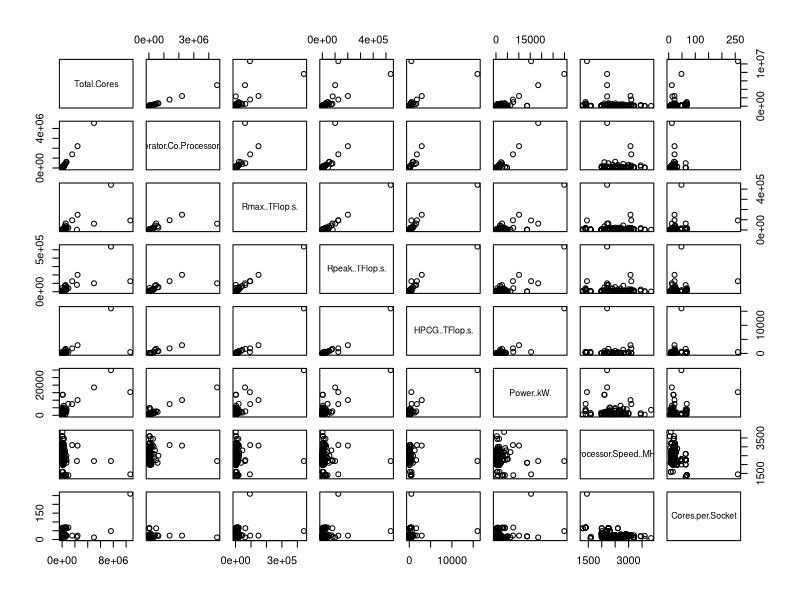
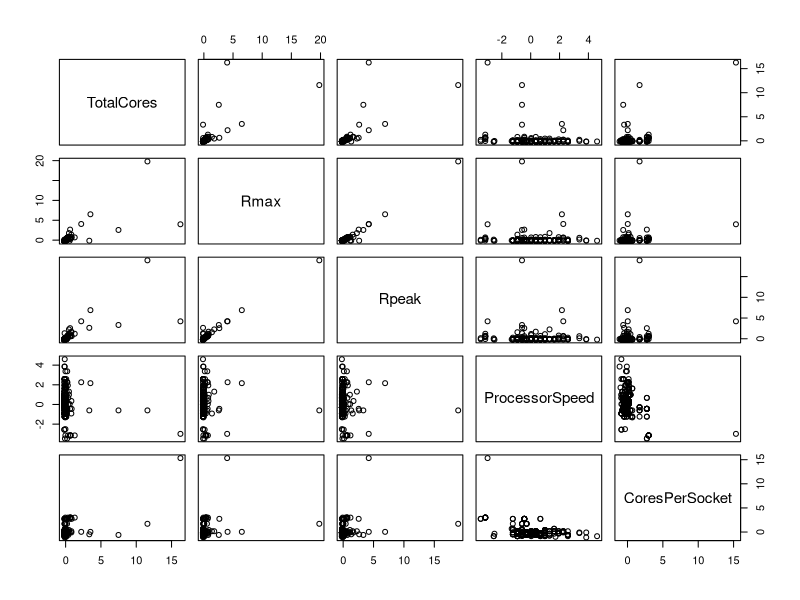
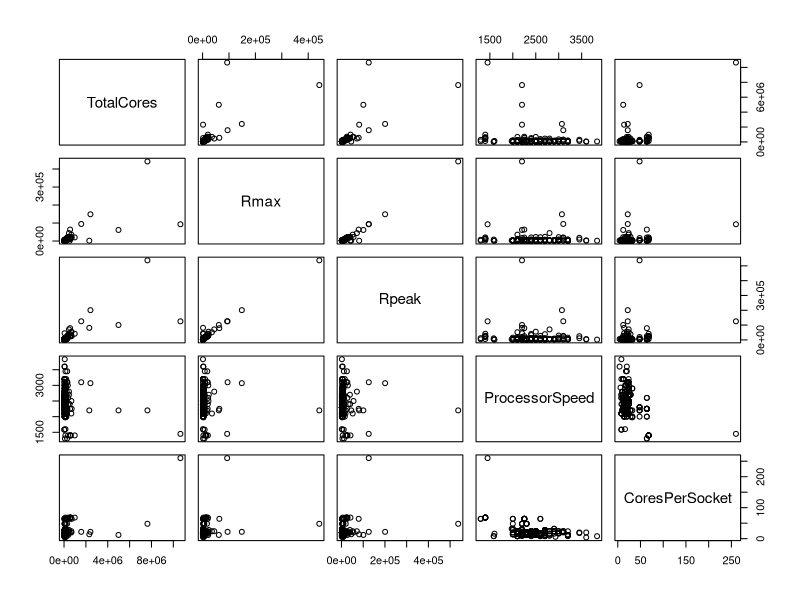
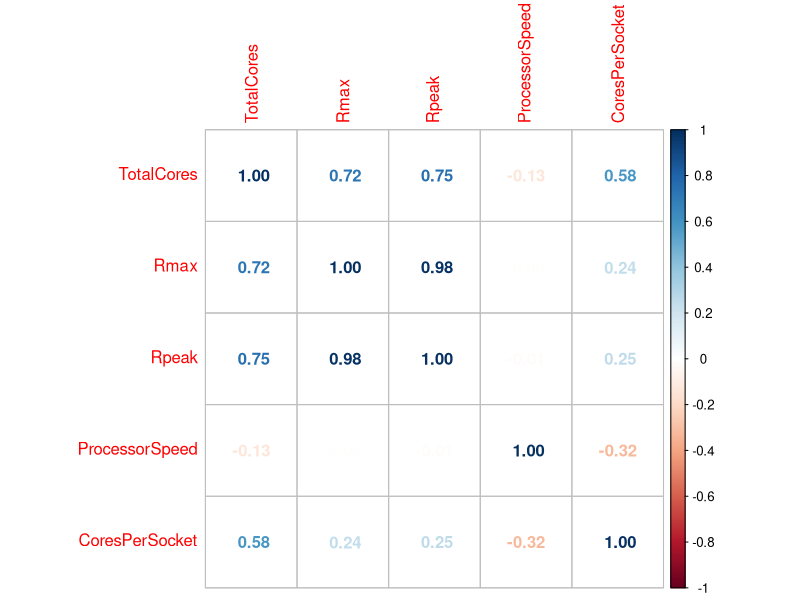
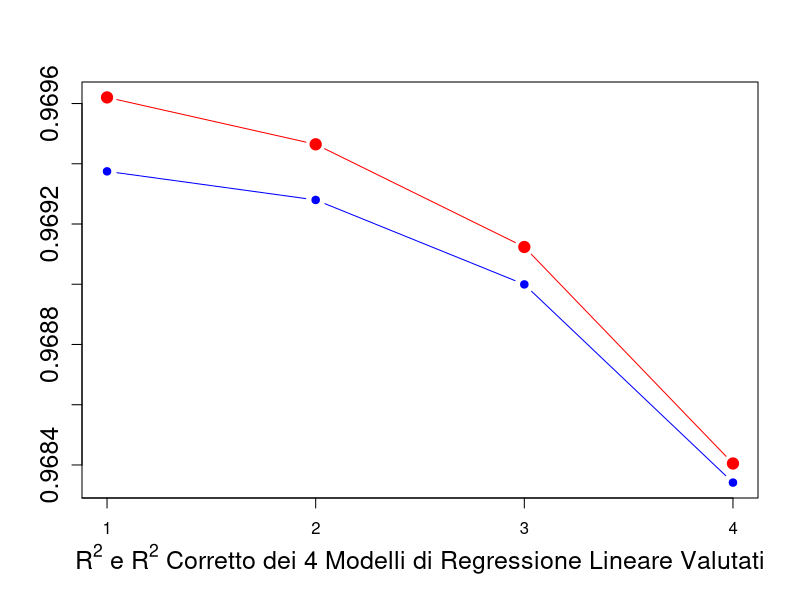
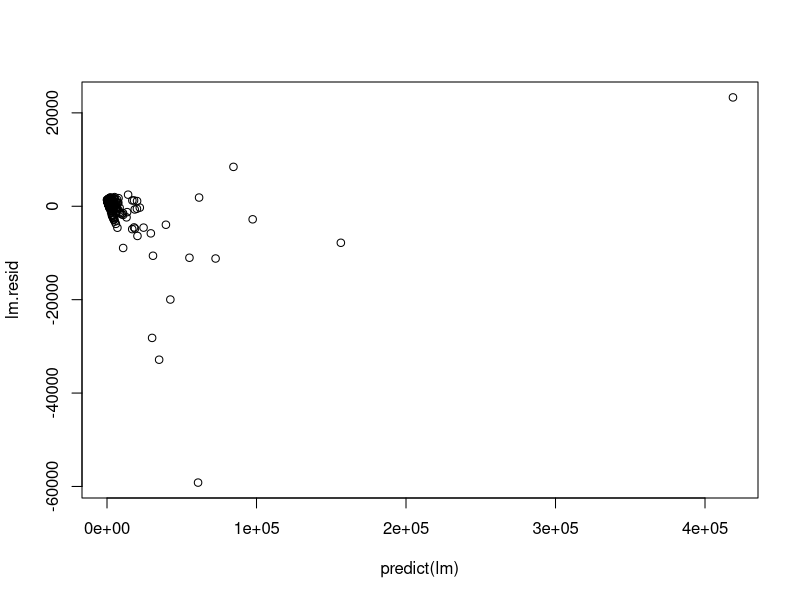
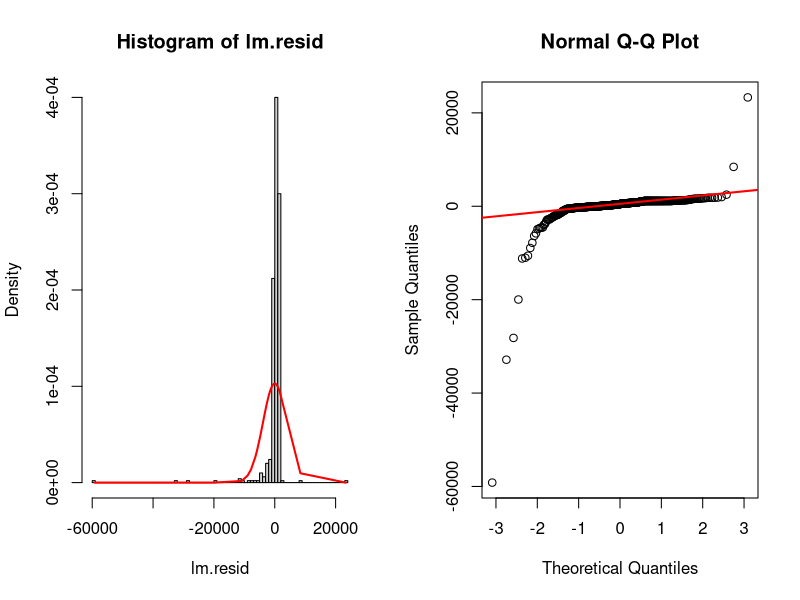
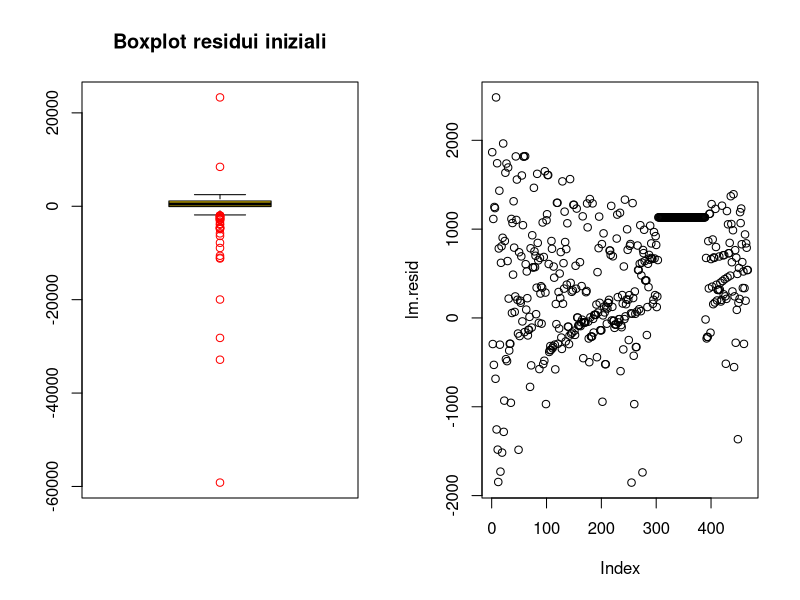

Write the R code that produced these figures, in order.
# pulizia RStudio
cat("\014")
rm(list = ls())

# importazione librerie da utilizzare
library(corrplot)

# caricamento dei dati dal file csv
data = read.csv('data.csv', header = TRUE, sep = ";")

# rimozione colonne non utilizzate
data$Rank <- NULL
data$Previous.Rank <- NULL
data$First.Appearance <- NULL
data$First.Rank <- NULL
data$Name <- NULL
data$Computer <- NULL
data$Site <- NULL
data$Manufacturer <- NULL
data$Country <- NULL
data$Year <- NULL
data$Segment <- NULL
data$Nmax <- NULL
data$Nhalf <- NULL
data$Power.Source <- NULL
data$Power.Efficiency..GFlops.Watts. <- NULL
data$Architecture <- NULL
data$Processor <- NULL
data$Processor.Technology <- NULL
data$Operating.System <- NULL
data$OS.Family <- NULL
data$Accelerator.Co.Processor <- NULL
data$Processor.Generation <- NULL
data$System.Model <- NULL
data$System.Family <- NULL
data$Interconnect.Family <- NULL
data$Interconnect <- NULL
data$Continent <- NULL
data$Site.ID <- NULL
data$System.ID <- NULL

# stampa sommario struttura iniziale: prime osservazioni
summary(data)
str(data)
plot(data)

# controllo delle colonne per valori mancanti
sum(is.na(data$Total.Cores))
sum(is.na(data$Accelerator.Co.Processor.Cores))
sum(is.na(data$Rmax..TFlop.s.))
sum(is.na(data$Rpeak..TFlop.s.))
sum(is.na(data$HPCG..TFlop.s.))
sum(is.na(data$Power..kW.))
sum(is.na(data$Processor.Speed..MHz.))
sum(is.na(data$Cores.per.Socket))

# notiamo che ci sono un numero non indifferente di NA in alcune colonne,
# eliminiamo tali colonne
data$Accelerator.Co.Processor.Cores <- NULL
data$HPCG..TFlop.s. <- NULL
data$Power..kW. <- NULL

# assegniamo nomi più leggibili alle colonne della tabella
colnames(data) <- c("TotalCores", "Rmax", "Rpeak", "ProcessorSpeed", "CoresPerSocket")

# standardizzazione tabella
st_data = data.frame(scale(data))

# visualizzazione tabella standardizzata
# la standardizzazione non varia il grafico di dispersione
# e non è stata quindi considerata nel seguito dell'analisi
plot(st_data)

# nuova stampa dei dati prima di iniziare l'analisi
summary(data)
str(data)
head(data)
plot(data)
corrplot(cor(data), method = "number")

# costruzione modello di regressione lineare
r = matrix(ncol = 2, nrow = 4)

lm.1<-lm(Rmax~Rpeak+TotalCores+CoresPerSocket+ProcessorSpeed, data = data)
summary(lm.1)
r[1,]= c(summary(lm.1)$r.squared, summary(lm.1)$adj.r.squared)

lm.2<-lm(Rmax~Rpeak+TotalCores+CoresPerSocket, data = data)
summary(lm.2)
r[2,]= c(summary(lm.2)$r.squared, summary(lm.2)$adj.r.squared)

lm.3<-lm(Rmax~Rpeak+TotalCores, data = data)
summary(lm.3)
r[3,]= c(summary(lm.3)$r.squared, summary(lm.3)$adj.r.squared)

lm.4<-lm(Rmax~Rpeak, data = data)
summary(lm.4)
r[4,]= c(summary(lm.4)$r.squared, summary(lm.4)$adj.r.squared)

# traccio il grafico di comparazione degli R^2 e R^2 corretti
ymin = min(r)
ymax = max(r)
xl <- expression(R^2 ~ e ~ R^2 ~ Corretto ~ dei ~ 4 ~ Modelli ~ di ~ Regressione ~ Lineare ~ Valutati)
plot(r[,1], pch = 19, type = "b", col = "red", xaxt="n", ylab = "", ylim = c(ymin,ymax), xlab = xl, cex = 1.5, cex.axis = 1.5, cex.lab = 1.5)
axis(1 , at = 0:4, labels = 0:4)
lines(r[,2], pch = 19, type = "b", col = "blue")

# modello di regressione lineare
lm = lm.3
summary(lm)

# analisi dei residui del modello di regressione lineare
lm.resid = residuals(lm)
plot(predict(lm), lm.resid)
par(mfrow=c(1, 2))
hist(lm.resid, 100, freq = FALSE)
lines(sort(lm.resid), dnorm(sort(lm.resid), mean(lm.resid), sd(lm.resid)), col="red", lwd=2)
qqnorm(lm.resid)
qqline(lm.resid, col="red", lwd=2)
skewness = mean(((lm.resid - mean(lm.resid)) / sd(lm.resid))^3)
skewness
kurtosi = mean(((lm.resid - mean(lm.resid)) / sd(lm.resid))^4) - 3
kurtosi
shapiro.test(lm.resid)

# approfondimento analisi dei residui: calcolo della correlazione tra i
# fattori di ingresso e tra i fattori di ingresso e i residui
cor(data$Rpeak, data$TotalCores)
cor(data$Rpeak, lm.resid)
cor(data$TotalCores, lm.resid)

# approfondimento analisi dei residui: valutazione modello di regressione
# lineare con tutti i fattori
lm.1.resid = residuals(lm.1)
shapiro.test(lm.1.resid)

# approfondimento analisi dei residui: valutazione modello di regressione
# lineare semplice
lm.4.resid = residuals(lm.4)
shapiro.test(lm.4.resid)

# approfondimento analisi dei residui: rimozione residui relativi agli outliers
boxplot(lm.resid, main="Boxplot residui iniziali", col=(c("gold","darkgreen")), outcol="red")
Residuals_outliers <- boxplot(lm.resid, plot=FALSE)$out
Residuals_outliers <- rev(sort(Residuals_outliers))
Residuals_outliers
lm.resid<-lm.resid[-which(lm.resid %in% Residuals_outliers[1:length(Residuals_outliers)])]

# plot residui: non ho usato predict(lm) dato che avendo eliminato alcuni dei
# residui ora ho dimensioni differenti
plot(lm.resid)

# visualizziamo nuovamente i grafici relativi ai residui per vedere se la loro
# distribuzione sia migliorata o meno
par(mfrow=c(1, 2))
hist(lm.resid, 100, freq = FALSE)
lines(sort(lm.resid), dnorm(sort(lm.resid), mean(lm.resid), sd(lm.resid)), col="red", lwd=2)
qqnorm(lm.resid)
qqline(lm.resid, col="red", lwd=2)
skewness = mean(((lm.resid - mean(lm.resid)) / sd(lm.resid))^3)
skewness
kurtosi = mean(((lm.resid - mean(lm.resid)) / sd(lm.resid))^4) - 3
kurtosi
shapiro.test(lm.resid)

# approfondimento analisi dei residui: rimozione dei residui che causano la
# deviazione dal un modello Gaussiano
lm.resid.ord = sort(lm.resid)
lm.resid<-lm.resid[-which(lm.resid %in% lm.resid.ord[1:20])]
lm.resid<-lm.resid[-which(lm.resid %in% lm.resid.ord[410:467])]
boxplot(lm.resid, main="Boxplot residui dopo la rimozione degli outliers", col=(c("gold","darkgreen")), outcol="red")

# plot residui: non ho usato predict(lm) dato che avendo eliminato alcuni dei
# residui ora ho dimensioni differenti
plot(lm.resid)

# visualizziamo nuovamente i grafici relativi ai residui per vedere se la loro
# distribuzione sia migliorata o meno
par(mfrow=c(1, 2))
hist(lm.resid, 100, freq = FALSE)
lines(sort(lm.resid), dnorm(sort(lm.resid), mean(lm.resid), sd(lm.resid)), col="red", lwd=2)
qqnorm(lm.resid)
qqline(lm.resid, col="red", lwd=2)
skewness = mean(((lm.resid - mean(lm.resid)) / sd(lm.resid))^3)
skewness
kurtosi = mean(((lm.resid - mean(lm.resid)) / sd(lm.resid))^4) - 3
kurtosi
shapiro.test(lm.resid)

# costruzione modello regressione esponenziale
lm.2<-lm(log(Rmax)~log(TotalCores)+log(Rpeak)+log(ProcessorSpeed)+log(CoresPerSocket), data = data)
summary(lm.2)
lm.2.resid = residuals(lm.2)
plot(predict(lm.2), lm.2.resid)
hist(lm.2.resid, 100, freq = FALSE)
lines(sort(lm.2.resid), dnorm(sort(lm.2.resid), mean(lm.2.resid), sd(lm.2.resid)), col="red")
qqnorm(lm.2.resid)
qqline(lm.2.resid, col="red")
shapiro.test(lm.2.resid)
